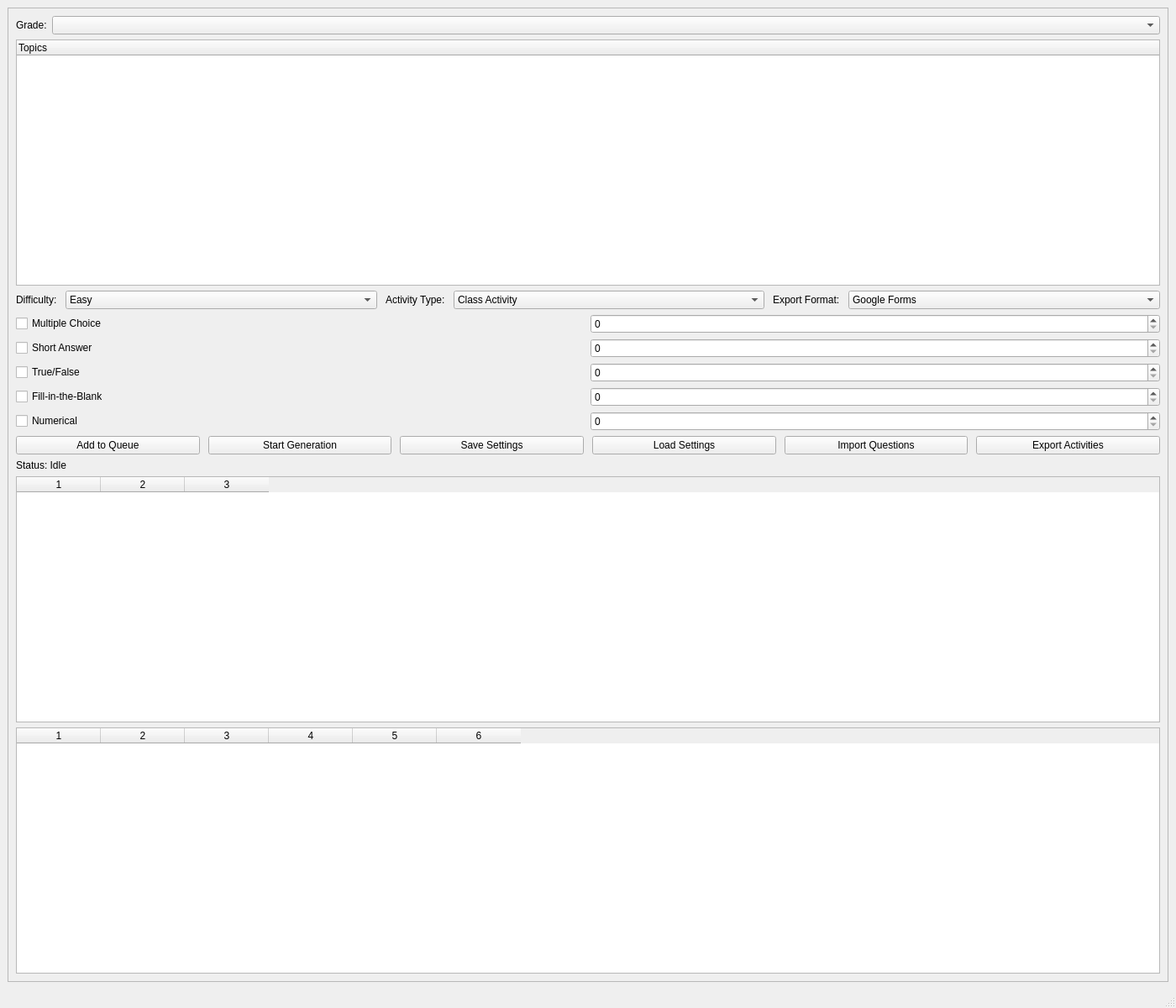
<?xml version="1.0" encoding="UTF-8"?>
<ui version="4.0">
 <class>QuizGeneratorGUI</class>
 <widget class="QMainWindow" name="QuizGeneratorGUI">
  <property name="windowTitle">
   <string>Quiz Generator</string>
  </property>
  <property name="minimumSize">
   <size>
    <width>1400</width>
    <height>1200</height>
   </size>
  </property>
  <widget class="QWidget" name="centralwidget">
   <layout class="QVBoxLayout" name="mainLayout">
    <item>
     <widget class="QScrollArea" name="scrollArea">
      <property name="widgetResizable">
       <bool>true</bool>
      </property>
      <widget class="QWidget" name="scrollWidget">
       <layout class="QVBoxLayout" name="verticalLayout">
        <property name="spacing">
         <number>6</number>
        </property>
        <property name="margin">
         <number>9</number>
        </property>
        <item>
         <layout class="QHBoxLayout" name="horizontalLayout">
          <item>
           <widget class="QLabel" name="gradeLabel">
            <property name="text">
             <string>Grade:</string>
            </property>
           </widget>
          </item>
          <item>
           <widget class="QComboBox" name="gradeCombo">
            <property name="sizePolicy">
             <sizepolicy hsizetype="Expanding" vsizetype="Fixed">
              <horstretch>0</horstretch>
              <verstretch>0</verstretch>
             </sizepolicy>
            </property>
           </widget>
          </item>
         </layout>
        </item>
        <item>
         <widget class="QTreeWidget" name="topicTree">
          <property name="minimumHeight">
           <number>500</number>
          </property>
          <property name="verticalScrollBarPolicy">
           <enum>Qt::ScrollBarAsNeeded</enum>
          </property>
          <property name="headerHidden">
           <bool>false</bool>
          </property>
          <property name="itemsExpandable">
           <bool>true</bool>
          </property>
          <property name="rootIsDecorated">
           <bool>true</bool>
          </property>
          <column>
           <property name="text">
            <string>Topics</string>
           </property>
          </column>
         </widget>
        </item>
        <item>
         <layout class="QHBoxLayout" name="optionsLayout">
          <property name="spacing">
           <number>10</number>
          </property>
          <item>
           <widget class="QLabel" name="difficultyLabel">
            <property name="text">
             <string>Difficulty:</string>
            </property>
           </widget>
          </item>
          <item>
           <widget class="QComboBox" name="difficultyCombo">
            <property name="sizePolicy">
             <sizepolicy hsizetype="Expanding" vsizetype="Fixed">
              <horstretch>0</horstretch>
              <verstretch>0</verstretch>
             </sizepolicy>
            </property>
            <item>
             <property name="text">
              <string>Easy</string>
             </property>
            </item>
            <item>
             <property name="text">
              <string>Medium</string>
             </property>
            </item>
            <item>
             <property name="text">
              <string>Hard</string>
             </property>
            </item>
           </widget>
          </item>
          <item>
           <widget class="QLabel" name="activityLabel">
            <property name="text">
             <string>Activity Type:</string>
            </property>
           </widget>
          </item>
          <item>
           <widget class="QComboBox" name="activityCombo">
            <property name="sizePolicy">
             <sizepolicy hsizetype="Expanding" vsizetype="Fixed">
              <horstretch>0</horstretch>
              <verstretch>0</verstretch>
             </sizepolicy>
            </property>
            <item>
             <property name="text">
              <string>Class Activity</string>
             </property>
            </item>
            <item>
             <property name="text">
              <string>Homework</string>
             </property>
            </item>
            <item>
             <property name="text">
              <string>Test</string>
             </property>
            </item>
           </widget>
          </item>
          <item>
           <widget class="QLabel" name="exportLabel">
            <property name="text">
             <string>Export Format:</string>
            </property>
           </widget>
          </item>
          <item>
           <widget class="QComboBox" name="exportFormatCombo">
            <property name="sizePolicy">
             <sizepolicy hsizetype="Expanding" vsizetype="Fixed">
              <horstretch>0</horstretch>
              <verstretch>0</verstretch>
             </sizepolicy>
            </property>
            <item>
             <property name="text">
              <string>Google Forms</string>
             </property>
            </item>
            <item>
             <property name="text">
              <string>Kahoot</string>
             </property>
            </item>
            <item>
             <property name="text">
              <string>PDF</string>
             </property>
            </item>
            <item>
             <property name="text">
              <string>JSON</string>
             </property>
            </item>
           </widget>
          </item>
         </layout>
        </item>
        <item>
         <layout class="QGridLayout" name="questionTypeLayout">
          <item row="0" column="0">
           <widget class="QCheckBox" name="qtypeMCQ">
            <property name="text">
             <string>Multiple Choice</string>
            </property>
           </widget>
          </item>
          <item row="0" column="1">
           <widget class="QSpinBox" name="qtypeMCQSpin"/>
          </item>
          <item row="1" column="0">
           <widget class="QCheckBox" name="qtypeShort">
            <property name="text">
             <string>Short Answer</string>
            </property>
           </widget>
          </item>
          <item row="1" column="1">
           <widget class="QSpinBox" name="qtypeShortSpin"/>
          </item>
          <item row="2" column="0">
           <widget class="QCheckBox" name="qtypeTF">
            <property name="text">
             <string>True/False</string>
            </property>
           </widget>
          </item>
          <item row="2" column="1">
           <widget class="QSpinBox" name="qtypeTFSpin"/>
          </item>
          <item row="3" column="0">
           <widget class="QCheckBox" name="qtypeFill">
            <property name="text">
             <string>Fill-in-the-Blank</string>
            </property>
           </widget>
          </item>
          <item row="3" column="1">
           <widget class="QSpinBox" name="qtypeFillSpin"/>
          </item>
          <item row="4" column="0">
           <widget class="QCheckBox" name="qtypeNum">
            <property name="text">
             <string>Numerical</string>
            </property>
           </widget>
          </item>
          <item row="4" column="1">
           <widget class="QSpinBox" name="qtypeNumSpin"/>
          </item>
         </layout>
        </item>
        <item>
         <layout class="QHBoxLayout" name="buttonLayout">
          <property name="spacing">
           <number>10</number>
          </property>
          <item>
           <widget class="QPushButton" name="addToQueueBtn">
            <property name="text">
             <string>Add to Queue</string>
            </property>
           </widget>
          </item>
          <item>
           <widget class="QPushButton" name="startGenerationBtn">
            <property name="text">
             <string>Start Generation</string>
            </property>
           </widget>
          </item>
          <item>
           <widget class="QPushButton" name="saveSettingsBtn">
            <property name="text">
             <string>Save Settings</string>
            </property>
           </widget>
          </item>
          <item>
           <widget class="QPushButton" name="loadSettingsBtn">
            <property name="text">
             <string>Load Settings</string>
            </property>
           </widget>
          </item>
          <item>
           <widget class="QPushButton" name="importQuestionsBtn">
            <property name="text">
             <string>Import Questions</string>
            </property>
           </widget>
          </item>
          <item>
           <widget class="QPushButton" name="exportActivitiesBtn">
            <property name="text">
             <string>Export Activities</string>
            </property>
           </widget>
          </item>
         </layout>
        </item>
        <item>
         <widget class="QLabel" name="queueStatusLabel">
          <property name="text">
           <string>Status: Idle</string>
          </property>
         </widget>
        </item>
        <item>
         <widget class="QTableWidget" name="queueTable">
          <property name="maximumHeight">
           <number>150</number>
          </property>
          <property name="verticalScrollBarPolicy">
           <enum>Qt::ScrollBarAsNeeded</enum>
          </property>
          <property name="rowCount">
           <number>0</number>
          </property>
          <property name="columnCount">
           <number>3</number>
          </property>
          <property name="horizontalHeaderLabels">
           <stringlist>
            <string>Title</string>
            <string>Status</string>
            <string>Details</string>
           </stringlist>
          </property>
         </widget>
        </item>
        <item>
         <widget class="QTableWidget" name="questionTable">
          <property name="maximumHeight">
           <number>200</number>
          </property>
          <property name="verticalScrollBarPolicy">
           <enum>Qt::ScrollBarAsNeeded</enum>
          </property>
          <property name="horizontalScrollBarPolicy">
           <enum>Qt::ScrollBarAsNeeded</enum>
          </property>
          <property name="sizePolicy">
           <sizepolicy hsizetype="Expanding" vsizetype="Expanding">
            <horstretch>0</horstretch>
            <verstretch>0</verstretch>
           </sizepolicy>
          </property>
          <property name="rowCount">
           <number>0</number>
          </property>
          <property name="columnCount">
           <number>6</number>
          </property>
          <property name="horizontalHeaderLabels">
           <stringlist>
            <string>Topic</string>
            <string>Subtopic</string>
            <string>Question</string>
            <string>Type</string>
            <string>Answer</string>
            <string>Actions</string>
           </stringlist>
          </property>
         </widget>
        </item>
       </layout>
      </widget>
     </widget>
    </item>
   </layout>
  </widget>
  <widget class="QStatusBar" name="statusbar"/>
 </widget>
 <resources/>
 <connections/>
</ui>
